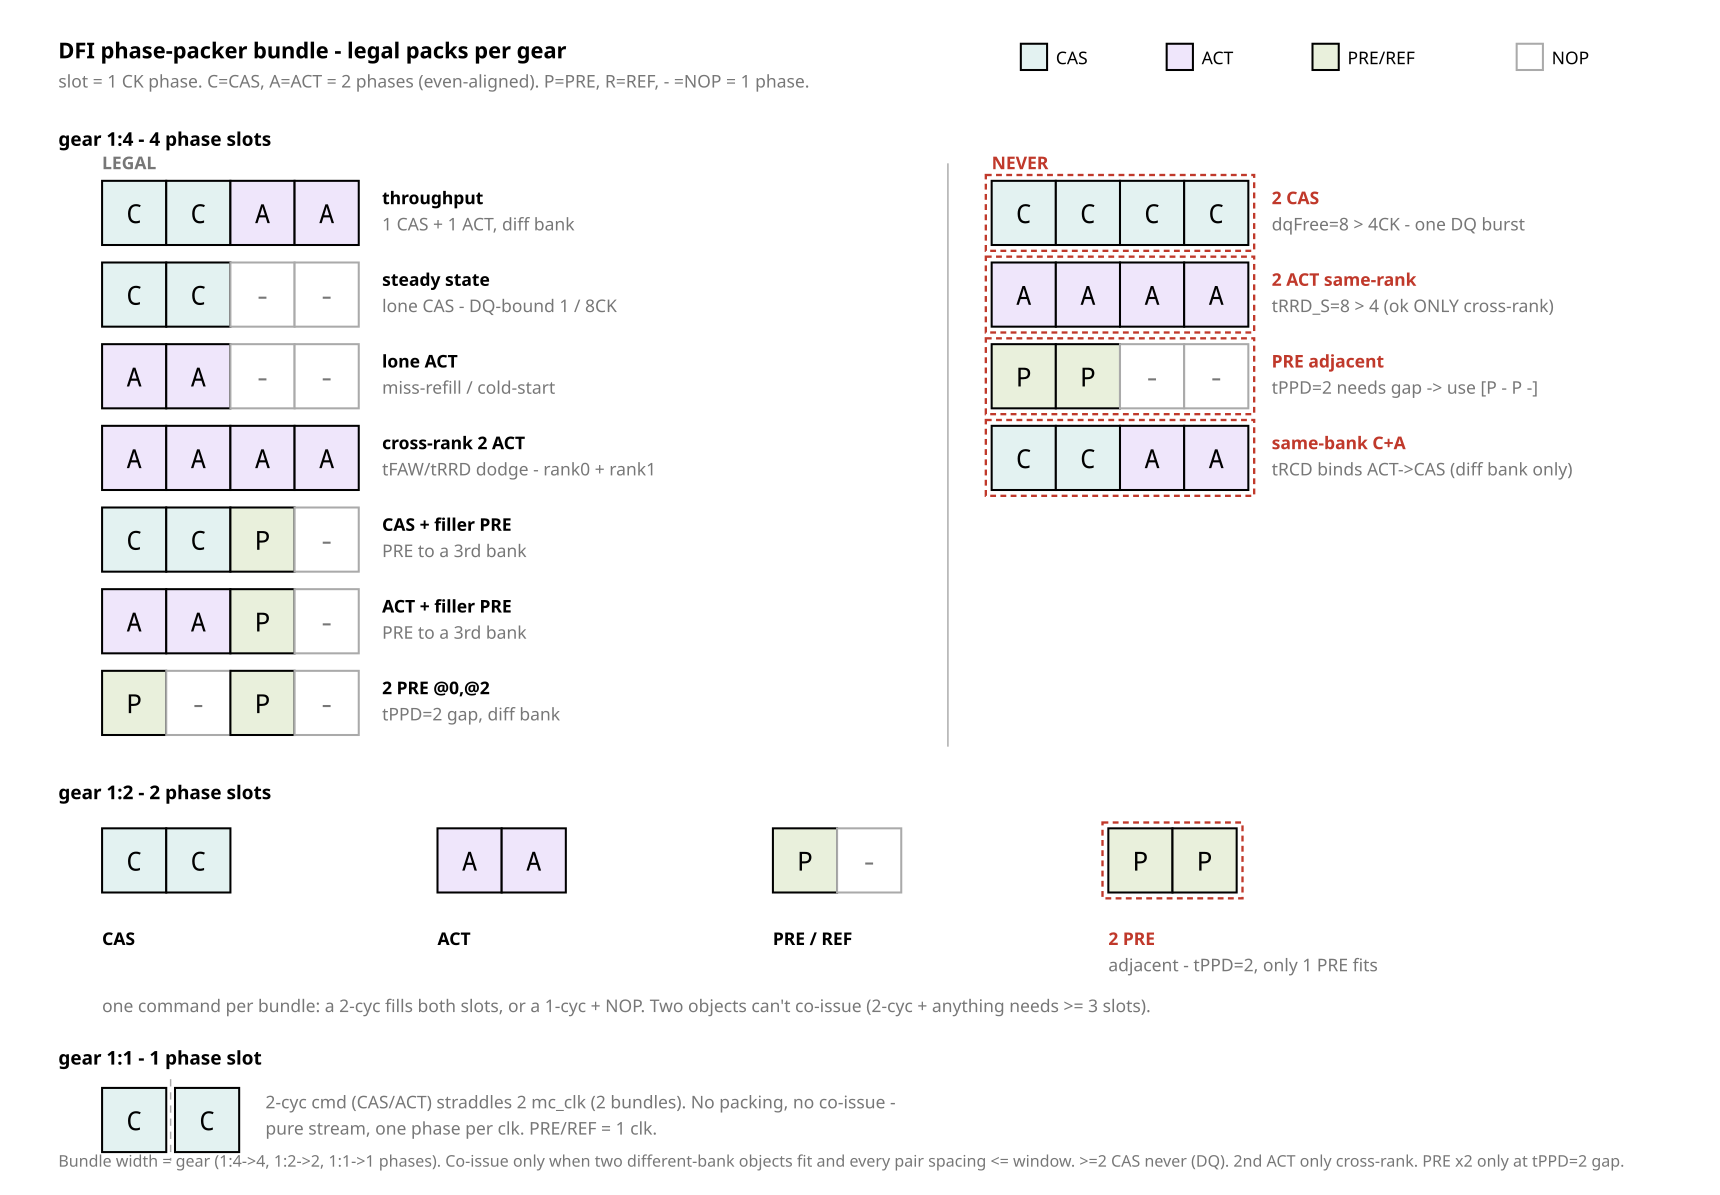

Generate this figure with Python:
from rtlfig import (Fig, MUTED, FILL_ACTIVE, FILL_NEW, FILL_CELL,
                    FAINT, INK, PAPER, W_CELL)

# fig_26 — DFI phase-packer bundle: legal command packs per gear ratio.
# Invariant: bundle width = gear (phases). Co-issue only when 2 different-bank
# objects fit AND every pair spacing <= window. >=2 CAS never (DQ). 2nd ACT
# only cross-rank. PRE x2 only at tPPD=2 gap.

f = Fig(1180, 820)
RED = "#c0392b"
CW = 44

FILLS = {"C": FILL_ACTIVE, "A": FILL_NEW, "P": FILL_CELL, "R": FILL_CELL}


def bundle(x, y, slots, illegal=False):
    for i, c in enumerate(slots):
        fill = FILLS.get(c, PAPER)
        stroke = FAINT if c == "-" else INK
        f.rect(x + i * CW, y, CW, CW, fill=fill, stroke=stroke, width=W_CELL)
        f.text(x + i * CW + CW / 2, y + CW / 2 + 7, c, size=18,
               anchor="middle", fill=(MUTED if c == "-" else INK))
    if illegal:
        f.rect(x - 4, y - 4, len(slots) * CW + 8, CW + 8,
               stroke=RED, width=1.6, dashed=True)


def tag(x, y, name, sub, bad=False):
    f.text(x, y + 16, name, size=12, mono=False, bold=True,
           fill=(RED if bad else INK))
    f.note(x, y + 34, sub)


# ---------------- header + legend ----------------
f.text(40, 40, "DFI phase-packer bundle - legal packs per gear",
       size=15, mono=False, bold=True)
f.note(40, 60, "slot = 1 CK phase.   C=CAS, A=ACT = 2 phases (even-aligned).   "
               "P=PRE, R=REF, - =NOP = 1 phase.")
for sx, sc, sl in [(700, FILL_ACTIVE, "CAS"), (800, FILL_NEW, "ACT"),
                   (900, FILL_CELL, "PRE/REF"), (1040, PAPER, "NOP")]:
    stk = FAINT if sl == "NOP" else INK
    f.rect(sx, 30, 18, 18, fill=sc, stroke=stk, width=W_CELL)
    f.text(sx + 24, 44, sl, size=12, mono=False)

# ================= gear 1:4 =================
f.text(40, 100, "gear 1:4  -  4 phase slots", size=13, mono=False, bold=True)
f.line(650, 112, 650, 512, stroke=FAINT)
f.text(70, 116, "LEGAL", size=12, mono=False, bold=True, fill=MUTED)
f.text(680, 116, "NEVER", size=12, mono=False, bold=True, fill=RED)

LX, LTX = 70, 262
RX, RTX = 680, 872
rows = 124
for i, (slots, nm, sub) in enumerate([
        (["C", "C", "A", "A"], "throughput", "1 CAS + 1 ACT, diff bank"),
        (["C", "C", "-", "-"], "steady state", "lone CAS - DQ-bound 1 / 8CK"),
        (["A", "A", "-", "-"], "lone ACT", "miss-refill / cold-start"),
        (["A", "A", "A", "A"], "cross-rank 2 ACT", "tFAW/tRRD dodge - rank0 + rank1"),
        (["C", "C", "P", "-"], "CAS + filler PRE", "PRE to a 3rd bank"),
        (["A", "A", "P", "-"], "ACT + filler PRE", "PRE to a 3rd bank"),
        (["P", "-", "P", "-"], "2 PRE @0,@2", "tPPD=2 gap, diff bank")]):
    y = rows + i * 56
    bundle(LX, y, slots)
    tag(LTX, y, nm, sub)

for i, (slots, nm, sub) in enumerate([
        (["C", "C", "C", "C"], "2 CAS", "dqFree=8 > 4CK - one DQ burst"),
        (["A", "A", "A", "A"], "2 ACT same-rank", "tRRD_S=8 > 4 (ok ONLY cross-rank)"),
        (["P", "P", "-", "-"], "PRE adjacent", "tPPD=2 needs gap -> use [P - P -]"),
        (["C", "C", "A", "A"], "same-bank C+A", "tRCD binds ACT->CAS (diff bank only)")]):
    y = rows + i * 56
    bundle(RX, y, slots, illegal=True)
    tag(RTX, y, nm, sub, bad=True)

# ================= gear 1:2 =================
yb = 548
f.text(40, yb, "gear 1:2  -  2 phase slots", size=13, mono=False, bold=True)
for i, (slots, nm, bad) in enumerate([
        (["C", "C"], "CAS", False), (["A", "A"], "ACT", False),
        (["P", "-"], "PRE / REF", False), (["P", "P"], "2 PRE", True)]):
    x = 70 + i * 230
    bundle(x, yb + 20, slots, illegal=bad)
    f.text(x, yb + 100, nm, size=12, mono=False, bold=True,
           fill=(RED if bad else INK))
    if bad:
        f.note(x, yb + 118, "adjacent - tPPD=2, only 1 PRE fits")
f.note(70, yb + 146, "one command per bundle: a 2-cyc fills both slots, or a "
                     "1-cyc + NOP. Two objects can't co-issue (2-cyc + anything "
                     "needs >= 3 slots).")

# ================= gear 1:1 =================
yc = 730
f.text(40, yc, "gear 1:1  -  1 phase slot", size=13, mono=False, bold=True)
bundle(70, yc + 16, ["C"])
f.line(70 + CW + 3, yc + 10, 70 + CW + 3, yc + 16 + CW + 6, stroke=FAINT, dashed=True)
bundle(70 + CW + 6, yc + 16, ["C"])
f.note(70 + 2 * CW + 24, yc + 30, "2-cyc cmd (CAS/ACT) straddles 2 mc_clk "
                                  "(2 bundles). No packing, no co-issue -")
f.note(70 + 2 * CW + 24, yc + 48, "pure stream, one phase per clk. PRE/REF = 1 clk.")

f.caption(40, 800,
          "Bundle width = gear (1:4->4, 1:2->2, 1:1->1 phases). Co-issue only "
          "when two different-bank objects fit and every pair spacing <= window. "
          ">=2 CAS never (DQ). 2nd ACT only cross-rank. PRE x2 only at tPPD=2 gap.")

f.save("fig_26_bundle_packs.svg")
print("wrote fig_26_bundle_packs.svg")
